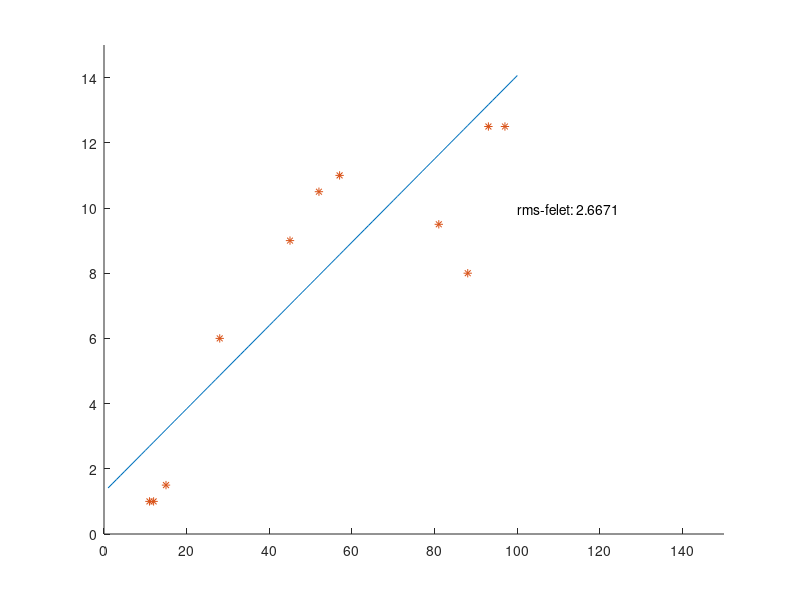

The MATLAB script that drew this image:
x = [11  12  15  28  45  52  57  75  81  88  93  97];
y = [1.0  1.0  1.5  6.0  9.0  10.5  11.0  16.5  9.5  8.0  12.5  12.5];

x1 = linspace(1,100,100);

axis([0 150 0 15])

p1 = polyfit(x,y,1)

hold all
plot(polyval(p1,x1))
plot(x,y,'*')

rmsfel = sqrt(sum((p1(2)+p1(1).*x-y).^2)/length(x))
text(100,10,strcat({'rms-felet: '},{num2str(rmsfel)}))